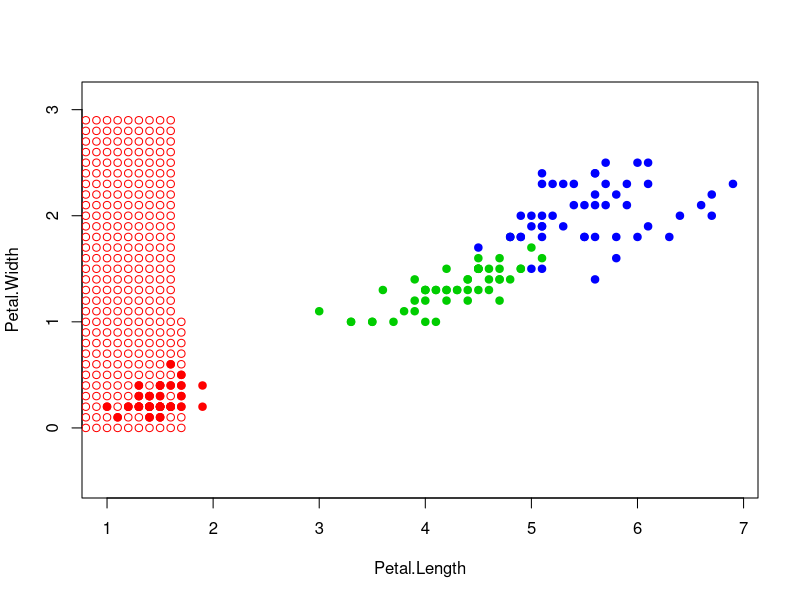

Here is the R script that generated this plot: (Note: a time limit stopped this script after it produced the figure.)
euclideanDistance <- function(u, v)
{
  sqrt(sum((u - v)^2))
}

sortObjectsByDist <- function(xl, z, metricFunction =
                                euclideanDistance)
{
  l <- dim(xl)[1]
  n <- dim(xl)[2] - 1
  
  distances <- matrix(NA, l, 2)
  for (i in 1:l)
  {
    distances[i, ] <- c(i, metricFunction(xl[i, 1:n], z))
  }
  
  orderedXl <- xl[order(distances[, 2]), ]
  return (orderedXl);
}

kNN <- function(xl, z, k)
{
  
  orderedXl <- sortObjectsByDist(xl, z)
  n <- dim(orderedXl)[2] - 1
  classes <- orderedXl[1:k, n + 1]
  counts <- table(classes)
  
  class <- names(which.max(counts))
  return (class)
}

colors <- c("setosa" = "red", "versicolor" = "green3","virginica" = "blue")
plot(iris[, 3:4], pch = 21, bg = colors[iris$Species], col
     = colors[iris$Species], asp = 1)


xl <- iris[, 3:5]

points_array = c()
x1<-0
x2<-0
while (x1<7) { 
  
  while (x2<3) { 
    
    z <- c(x1,x2)
    class <- kNN(xl, z , k=4)
    points_array = c(points_array, c(z))
    points(z[1], z[2], pch = 1, col = colors[class])
    
    x2<-x2+0.1
  }
  x2<-0
  x1<-x1+0.1
}
